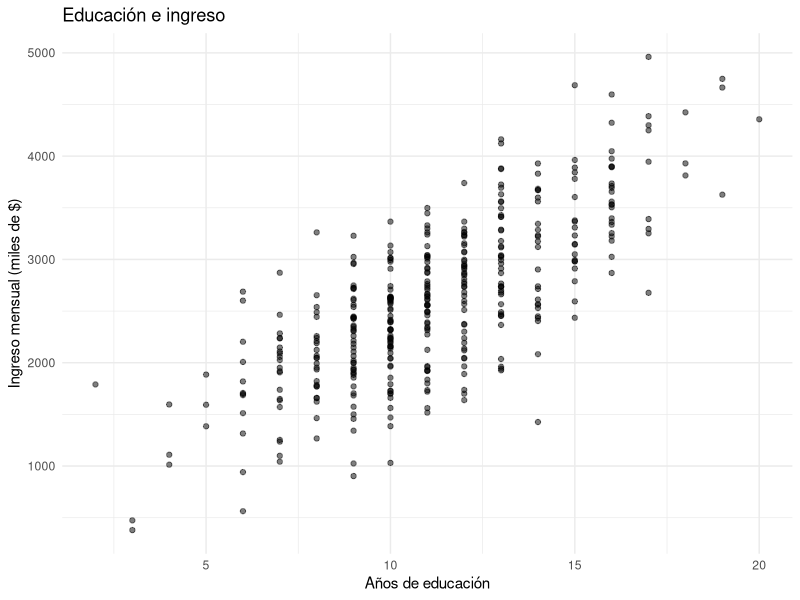
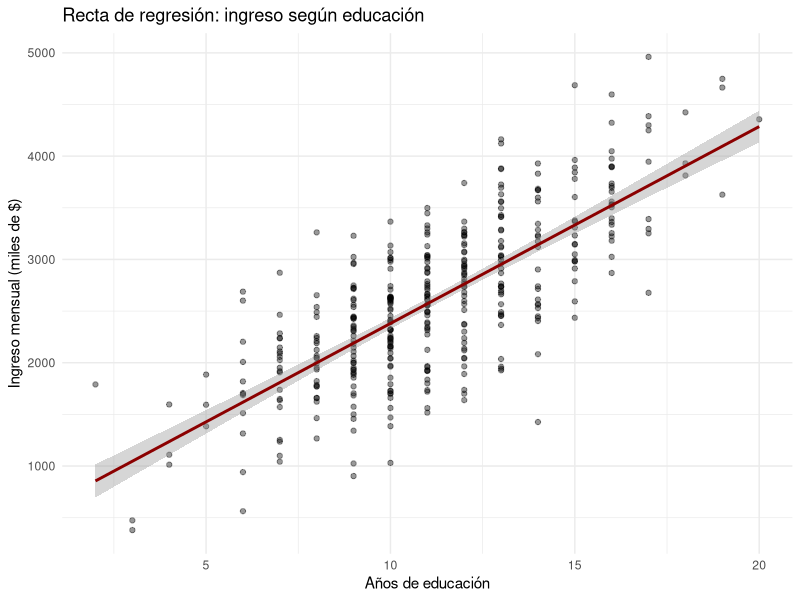
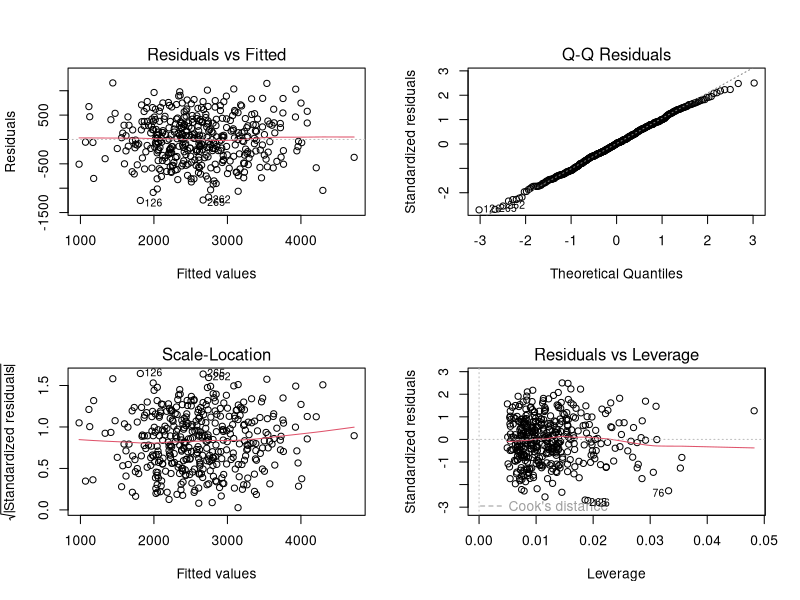
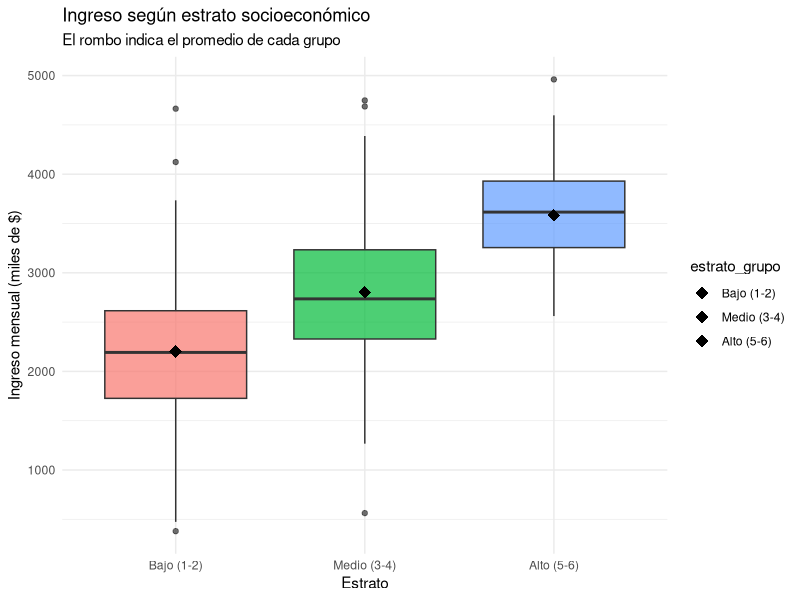
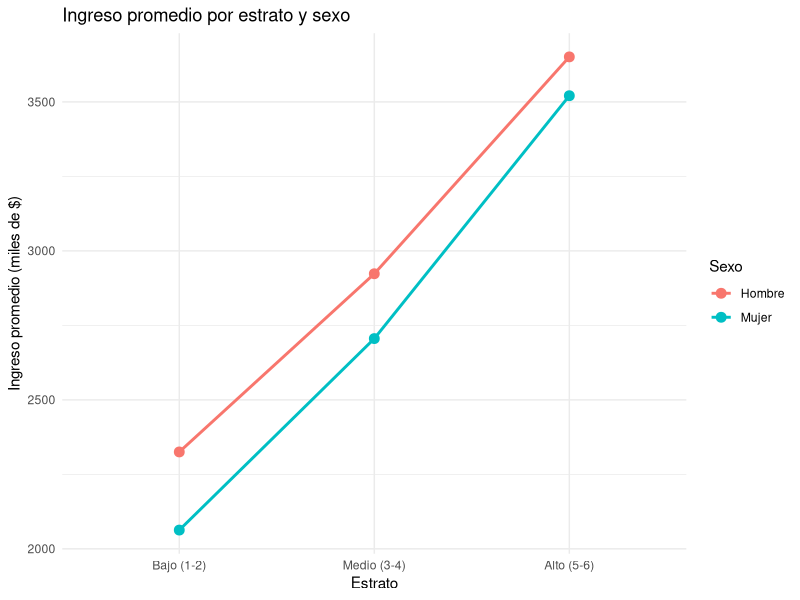

These charts were generated, in order, by the following R code:
## ---- chunk 1
knitr::opts_chunk$set(echo = TRUE, message = FALSE, warning = FALSE,
                      fig.align = "center", fig.width = 7, fig.height = 4.5)
## ---- chunk 2
paquetes <- c("ggplot2", "car", "carData")
faltantes <- paquetes[!paquetes %in% installed.packages()[, "Package"]]
if (length(faltantes) > 0) install.packages(faltantes)

library(ggplot2)   # gráficos
library(car)       # prueba de Levene
library(carData)   # datos reales para el ejercicio final
## ---- chunk 3
set.seed(2026)   # fija el azar: todos obtenemos los mismos números
n <- 400         # número de personas encuestadas

encuesta <- data.frame(
  sexo    = sample(c("Hombre", "Mujer"), n, replace = TRUE),
  edad    = sample(18:65, n, replace = TRUE),
  estrato = sample(1:6, n, replace = TRUE,
                   prob = c(0.10, 0.33, 0.35, 0.14, 0.05, 0.03))
)

# Años de educación: dependen del estrato (origen social)
encuesta$educacion <- round(rnorm(n, mean = 7 + 1.5 * encuesta$estrato, sd = 2.5))
encuesta$educacion <- pmin(pmax(encuesta$educacion, 0), 22)
## ---- chunk 4
encuesta$ingreso <- 400 +
  150 * encuesta$educacion +
  120 * encuesta$estrato -
  250 * (encuesta$sexo == "Mujer") +
    8 * encuesta$edad +
  rnorm(n, mean = 0, sd = 450)
encuesta$ingreso <- round(pmax(encuesta$ingreso, 300))

# Agrupamos el estrato en tres categorías (variable categórica / factor)
encuesta$estrato_grupo <- cut(encuesta$estrato,
                              breaks = c(0, 2, 4, 6),
                              labels = c("Bajo (1-2)", "Medio (3-4)", "Alto (5-6)"))
encuesta$sexo <- factor(encuesta$sexo, levels = c("Hombre", "Mujer"))
## ---- chunk 5
head(encuesta)
str(encuesta)
summary(encuesta)
## ---- chunk 6
# Promedios de ingreso por grupo
aggregate(ingreso ~ sexo, data = encuesta, FUN = mean)
aggregate(ingreso ~ estrato_grupo, data = encuesta, FUN = mean)

# Correlación entre educación e ingreso (va de -1 a 1)
cor(encuesta$educacion, encuesta$ingreso)
## ---- chunk 7
ggplot(encuesta, aes(x = educacion, y = ingreso)) +
  geom_point(alpha = 0.5) +
  labs(title = "Educación e ingreso",
       x = "Años de educación",
       y = "Ingreso mensual (miles de $)") +
  theme_minimal()
## ---- chunk 8
modelo1 <- lm(ingreso ~ educacion, data = encuesta)
summary(modelo1)
## ---- chunk 9
coef(modelo1)        # solo los coeficientes
confint(modelo1)     # intervalos de confianza al 95%
## ---- chunk 10
ggplot(encuesta, aes(x = educacion, y = ingreso)) +
  geom_point(alpha = 0.4) +
  geom_smooth(method = "lm", se = TRUE, color = "darkred") +
  labs(title = "Recta de regresión: ingreso según educación",
       x = "Años de educación", y = "Ingreso mensual (miles de $)") +
  theme_minimal()
## ---- chunk 11
predict(modelo1, newdata = data.frame(educacion = c(11, 16)))
## ---- chunk 12
modelo2 <- lm(ingreso ~ educacion + estrato + sexo + edad, data = encuesta)
summary(modelo2)
## ---- chunk 13
c(simple   = coef(modelo1)["educacion"],
  multiple = coef(modelo2)["educacion"])

# R² ajustado
c(modelo1 = summary(modelo1)$adj.r.squared,
  modelo2 = summary(modelo2)$adj.r.squared)
## ---- chunk 14
par(mfrow = c(2, 2))   # 4 gráficos en una ventana
plot(modelo2)
par(mfrow = c(1, 1))   # volvemos a 1 gráfico por ventana
## ---- chunk 15
ggplot(encuesta, aes(x = estrato_grupo, y = ingreso, fill = estrato_grupo)) +
  geom_boxplot(alpha = 0.7, show.legend = FALSE) +
  stat_summary(fun = mean, geom = "point", shape = 18, size = 4) +
  labs(title = "Ingreso según estrato socioeconómico",
       subtitle = "El rombo indica el promedio de cada grupo",
       x = "Estrato", y = "Ingreso mensual (miles de $)") +
  theme_minimal()
## ---- chunk 16
anova1 <- aov(ingreso ~ estrato_grupo, data = encuesta)
summary(anova1)
## ---- chunk 17
TukeyHSD(anova1)
## ---- chunk 18
leveneTest(ingreso ~ estrato_grupo, data = encuesta)
## ---- chunk 19
anova2 <- aov(ingreso ~ estrato_grupo * sexo, data = encuesta)
summary(anova2)
## ---- chunk 20
promedios <- aggregate(ingreso ~ estrato_grupo + sexo, data = encuesta, FUN = mean)

ggplot(promedios, aes(x = estrato_grupo, y = ingreso, color = sexo, group = sexo)) +
  geom_point(size = 3) +
  geom_line(linewidth = 1) +
  labs(title = "Ingreso promedio por estrato y sexo",
       x = "Estrato", y = "Ingreso promedio (miles de $)", color = "Sexo") +
  theme_minimal()
## ---- chunk 21
modelo3 <- lm(ingreso ~ estrato_grupo, data = encuesta)
summary(modelo3)
anova(modelo3)     # compare con summary(anova1): ¡mismo F y mismo p!
## ---- chunk 22
coef(modelo3)
aggregate(ingreso ~ estrato_grupo, data = encuesta, FUN = mean)
## ---- chunk 23
data(Prestige)
prestigio <- na.omit(Prestige)   # quitamos 4 ocupaciones sin tipo
head(prestigio)
## ---- chunk 24
# =====================================================================
# SOLUCIONES (para el docente). Este bloque no aparece en el documento
# compilado (include = FALSE). Bórrelo antes de compartir el .Rmd con
# los estudiantes.
# =====================================================================
# m_a <- lm(prestige ~ education, data = prestigio); summary(m_a)
# prestigio$income_miles <- prestigio$income / 1000
# m_b <- lm(prestige ~ education + income_miles + women, data = prestigio)
# summary(m_b)
# a_c <- aov(prestige ~ type, data = prestigio); summary(a_c); TukeyHSD(a_c)
# ggplot(prestigio, aes(type, prestige, fill = type)) +
#   geom_boxplot(show.legend = FALSE) + theme_minimal()
#
# Resultados esperados (con set.seed(2026)):
#  - Modelo 1 (encuesta): educación ≈ 191 mil por año (sobreestima los
#    150 "verdaderos" porque omite el estrato). R² ≈ 0.56.
#  - Modelo 2: educación ≈ 162; estrato ≈ 134; mujer ≈ -232; edad ≈ 8.7.
#    R² ajustado sube a ≈ 0.63. El sesgo por variable omitida se reduce.
#  - ANOVA estrato: F ≈ 74.7, p < 0.001; Tukey: los tres pares difieren.
#    Levene p ≈ 0.74 (varianzas homogéneas).
#  - ANOVA dos vías: interacción estrato × sexo NO significativa
#    (p ≈ 0.86): la brecha de género es similar en todos los estratos,
#    tal como se simuló.
#  - Prestige 7.1: ≈ 5.4 puntos de prestigio por año de educación.
#  - Prestige 7.2: educación ≈ 4.4; ingreso ≈ 1.2 por cada mil dólares;
#    % mujeres ≈ -0.01 y NO significativo (p ≈ 0.67). Buena discusión:
#    la feminización no reduce el prestigio una vez controlados
#    educación e ingreso, ¿o el castigo opera vía el ingreso?
#  - Prestige 7.3: F ≈ 109.6; prof > wc > bc, todos los pares difieren
#    (wc-bc con p ≈ 0.02).
